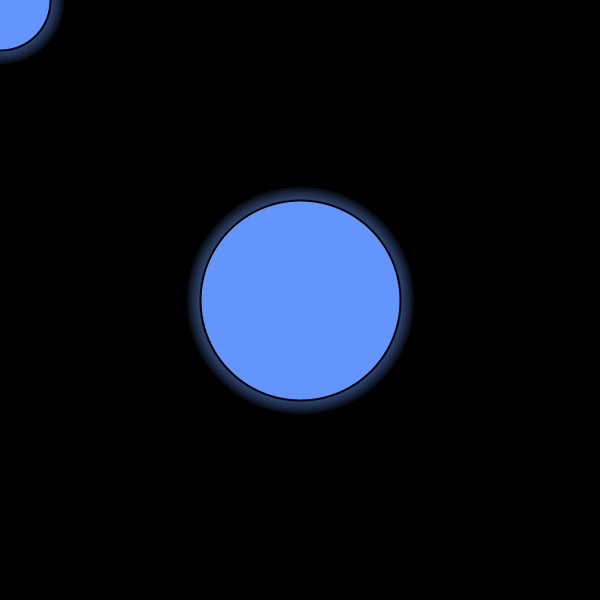
Frame 1 (no input)
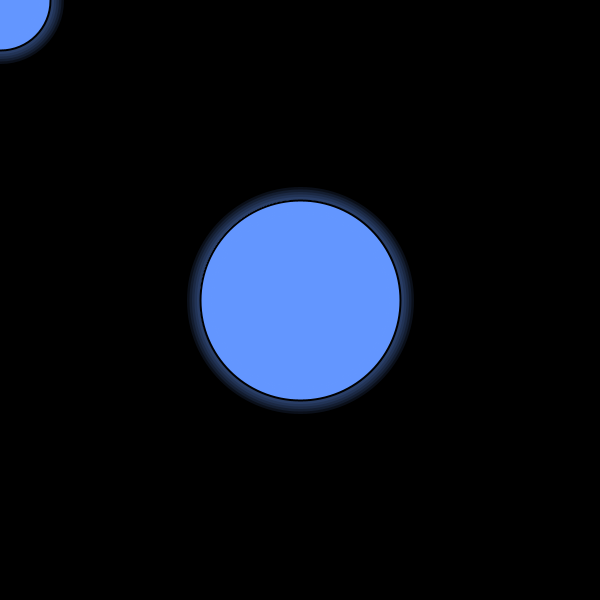
Frame 60 (the mouse pressed at the canvas centre just before this capture)
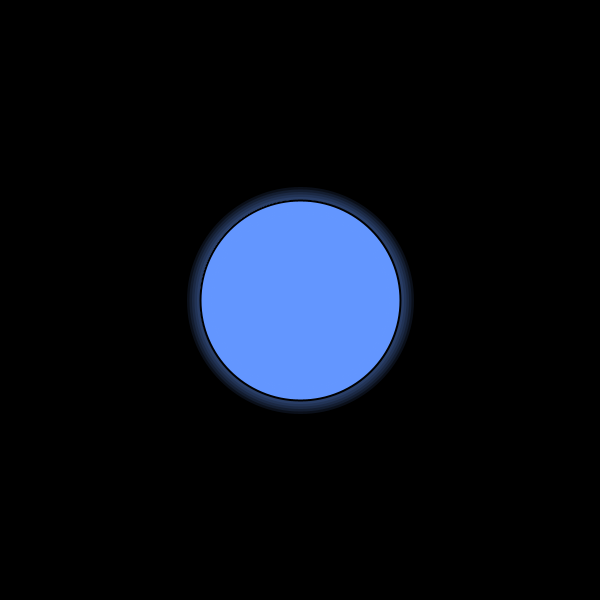
Frame 120 (the mouse held since frame 60 and released just before this capture)

The Processing sketch that drew these frames (run headless with seeded random() and noise(); from frame 60 on, the mouse is pressed at the canvas centre):

// Processing sketch: processing_79070
// ── processing_79070.pde

int pointCounter;

float c1x, c1y;
float c2x, c2y;
float ox, oy;
float r1, radius2;
float  t = 0.5;
boolean joined;
float amount;
float inc;
float mod = 36.8;

void setup() {
  size(600, 600);
  background(0);
  c1x = width/2;
  ox = c1x;
  c1y = height/2;
  oy = c1y;
  c2x = random(200, width-200);
  c2y = random(200, height-200);
  r1 = 100;
  radius2 = 50;
  curveTightness(t);
  fill(100, 150, 255, 100);
}

void draw() {

  c2x = c1x;
  c2y = c1y-(frameCount%400);
  c2x = mouseX;
  c2y = mouseY;
  if (amount > 1.5) {
    amount = 1.5;
  }
  amount = 0;
  inc += (0.4*amount);
  amount *= 0.99;
  background(0);
  //rect(0,0,width,height);
  intersections();
  curveTightness(0.0);
}

void mouseMoved() {
  amount = amount + (dist(mouseX, mouseY, pmouseX, pmouseY) * 0.1 - amount) * 0.1;
}

void keyPressed() {
  if (key == 'x') { 
    mod += 0.05;
  }
  if (key == 'z') {
    mod -= 0.05;
  }
}

// compute and draw intersections
void intersections() { 
  float d = dist(c1x, c1y, c2x, c2y); // distance between centers
  float base, h;
  float px, py, q1x, q1y, q2x, q2y; 


  //if ellipses are separate
  if (d >= r1+radius2) {

    if (joined == true) {
      joined = false;
      amount+=1.0;
    }
    

    stroke(100,150,255, 25);
    for (int i = 2; i < 30; i+=5) {
      strokeWeight(i);
      ellipse(c1x, c1y, r1*2 + (sin(inc)*amount*5), r1*2 + (sin(inc+PI)*amount*5)); 
      ellipse(c2x, c2y, radius2*2 + (sin(inc)*amount*5), radius2*2 + (sin(inc+PI)*amount*5));
    }

    stroke(0);
    strokeWeight(2);
    fill(100,150,255,200);
    ellipse(c1x, c1y, r1*2 + (sin(inc)*amount*5), r1*2 + (sin(inc+PI)*amount*5)); 
    ellipse(c2x, c2y, radius2*2 + (sin(inc)*amount*5), radius2*2 + (sin(inc+PI)*amount*5));
  } 
  else if (d < abs(r1-radius2)) {

    if (joined == false) {
      joined = true;
      amount+=2.0;  
      ox = c1x;
      oy = c1y;
    }

    stroke(100,150,255,25);
    for (int i = 2; i < 30; i+=5) {
      strokeWeight(i);
      ellipse(c1x, c1y, r1*2 + (sin(inc)*amount*5), r1*2 + (sin(inc+PI)*amount*5));
    }

    stroke(0);
    strokeWeight(2);
    ellipse(c1x, c1y, r1*2 + (sin(inc)*amount*5), r1*2 + (sin(inc+PI)*amount*5)); 
  } 
  else {

    joined = false;

    // r1 = 100 + (50+radius2 - d/2);
    // c1x = ox + (c2x-ox) * 0.1;
    // c1y = oy + (c2y-ox) * 0.1;


    inc += (0.4*amount);

    //   if(joined == true){
    amount *= 0.99;
    if (amount > 0) { 
      t = sin(inc)*amount;
    } 
    else {
      t = 0.5;
    }
    //  }

    base = (r1 * r1 - radius2*radius2 + d * d) / (2*d);
    h = sqrt(r1*r1-base*base);

    px=c1x+base*(c2x-c1x)/d;
    py=c1y+base*(c2y-c1y)/d;

    q1x=px+h*(c2y-c1y)/d;
    q1y=py-h*(c2x-c1x)/d;
    q2x=px-h*(c2y-c1y)/d;
    q2y=py+h*(c2x-c1x)/d;


    //MIDDLE POINTS EXTERNALLY
    float mtx = (q1x + q2x) / 2;
    float mty = (q1y + q2y) / 2;

    float nm = atan2(mty-c2y, mtx-c2x);

    float nm2 = atan2(c1y-mty, c1x-mtx);

    float[] m = new float[2];
    float[] m2 = new float[2];

    println(mod);
    if (d-mod <= abs(r1-radius2)) {
      m[0] = c2x + cos(nm) * radius2;
      m[1] = c2y + sin(nm) * radius2;
      m2[0] = c1x - cos(nm) * r1;
      m2[1] = c1y - sin(nm) * r1;
    } 
    else {
      m[0] = c2x - cos(nm) * radius2;
      m[1] = c2y -  sin(nm) * radius2;
      m2[0] = c1x + cos(nm) * r1;
      m2[1] = c1y + sin(nm) * r1;
    }


    float[] l = getAverageAngle(m[0], m[1], q1x, q1y, c2x, c2y, radius2);
    float[] lm = getAverageAngle(m[0], m[1], l[0], l[1], c2x, c2y, radius2);


    float[] lf = getAverageAngle(l[0], l[1], q1x, q1y, c2x, c2y, radius2);


    float[] r = getAverageAngle(m[0], m[1], q2x, q2y, c2x, c2y, radius2);
    float[] rm = getAverageAngle(m[0], m[1], r[0], r[1], c2x, c2y, radius2);
    float[] rf = getAverageAngle(r[0], r[1], q2x, q2y, c2x, c2y, radius2);   

    float[] l2 = getAverageAngle(m2[0], m2[1], q1x, q1y, c1x, c1y, r1);
    float[] lm2 = getAverageAngle(m2[0], m2[1], l2[0], l2[1], c1x, c1y, r1);
    float[] lf2 = getAverageAngle(l2[0], l2[1], q1x, q1y, c1x, c1y, r1);
    float[] r2 = getAverageAngle(m2[0], m2[1], q2x, q2y, c1x, c1y, r1);
    float[] rm2 = getAverageAngle(m2[0], m2[1], r2[0], r2[1], c1x, c1y, r1);
    float[] rf2 = getAverageAngle(r2[0], r2[1], q2x, q2y, c1x, c1y, r1);  


    stroke(100, 150, 255, 25);
    for (int i = 2; i < 30; i+=5) {
      strokeWeight(i);
      beginShape();
      curveVertex(lf2[0], lf2[1]);
      curveVertex(q1x, q1y);
      curveVertex(lf[0], lf[1]);
      curveVertex(l[0], l[1]);
      curveVertex(lm[0], lm[1]);
      curveVertex(m[0], m[1]);
      curveVertex(rm[0], rm[1]);
      curveVertex(r[0], r[1]);
      curveVertex(rf[0], rf[1]);
      curveVertex(q2x, q2y);
      curveVertex(rf2[0], rf2[1]);
      curveVertex(r2[0], r2[1]);
      curveVertex(rm2[0], rm2[1]);
      curveVertex(m2[0], m2[1]);
      curveVertex(lm2[0], lm2[1]);
      curveVertex(l2[0], l2[1]);
      curveVertex(lf2[0], lf2[1]);
      curveVertex(q1x, q1y);
      curveVertex(lf[0], lf[1]);
      endShape();
    }
    stroke(0);
    strokeWeight(2);
    beginShape();
    curveVertex(lf2[0], lf2[1]);
    curveVertex(q1x, q1y);
    curveVertex(lf[0], lf[1]);
    curveVertex(l[0], l[1]);
    curveVertex(lm[0], lm[1]);
    curveVertex(m[0], m[1]);
    curveVertex(rm[0], rm[1]);
    curveVertex(r[0], r[1]);
    curveVertex(rf[0], rf[1]);
    curveVertex(q2x, q2y);
    curveVertex(rf2[0], rf2[1]);
    curveVertex(r2[0], r2[1]);
    curveVertex(rm2[0], rm2[1]);
    curveVertex(m2[0], m2[1]);
    curveVertex(lm2[0], lm2[1]);
    curveVertex(l2[0], l2[1]);
    curveVertex(lf2[0], lf2[1]);
    curveVertex(q1x, q1y);
    curveVertex(lf[0], lf[1]);
    endShape();
  }
}


float[] getAverageAngle(float x1, float y1, float x2, float y2, float cx, float cy, float radius) {
  float tempX = (x1 + x2) / 2;
  float tempY = (y1 + y2) / 2;
  float nearPoint = atan2(cy-tempY, cx-tempX);
  float edgeX = cx - cos(nearPoint) * radius;
  float edgeY = cy - sin(nearPoint) * radius;

  float[] p = new float[2];
  p[0] = edgeX;
  p[1] = edgeY;
  return p;
}
